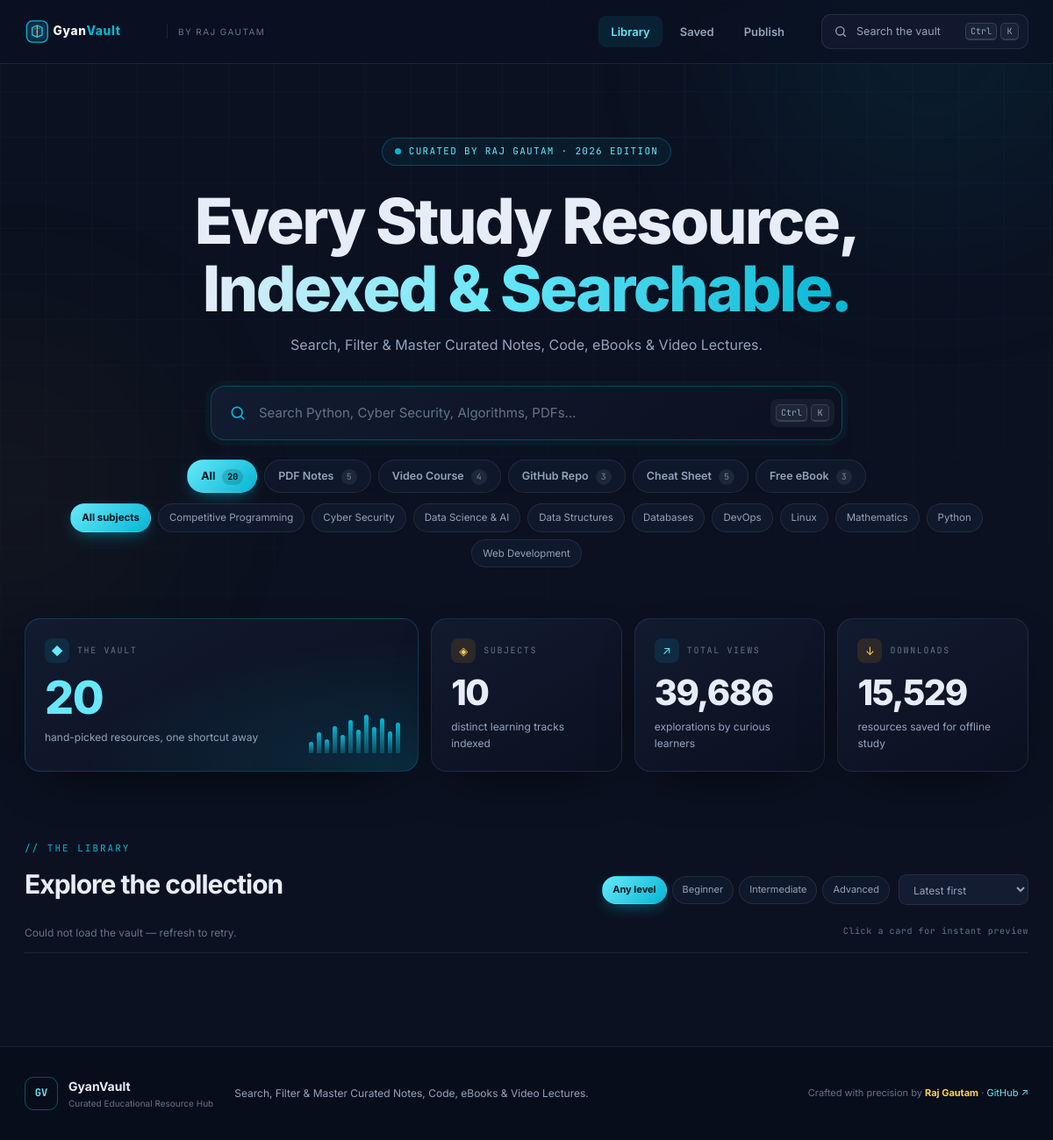
The page / on the database its author committed.
### tables this page shows
CREATE TABLE resources (
    id          INTEGER PRIMARY KEY AUTOINCREMENT,
    title       TEXT NOT NULL UNIQUE,
    category    TEXT NOT NULL,
    format      TEXT NOT NULL,
    description TEXT NOT NULL DEFAULT '',
    image_url   TEXT NOT NULL DEFAULT '',
    resource_url TEXT NOT NULL DEFAULT '',
    difficulty  TEXT NOT NULL DEFAULT 'Beginner',
    tags        TEXT NOT NULL DEFAULT '',
    views       INTEGER NOT NULL DEFAULT 0,
    downloads   INTEGER NOT NULL DEFAULT 0,
    created_at  TEXT NOT NULL DEFAULT CURRENT_TIMESTAMP
);

CREATE TABLE categories (
    id   INTEGER PRIMARY KEY AUTOINCREMENT,
    name TEXT NOT NULL UNIQUE,
    slug TEXT NOT NULL UNIQUE,
    icon TEXT NOT NULL DEFAULT 'book'
);

### routes/library_routes.py (the view)
@library_bp.route("/")
def home():
    stats, category_count, categories, format_counts = _overview()
    return render_template(
        "index.html",
        stats=stats,
        category_count=category_count,
        categories=categories,
        format_counts=format_counts,
        formats=FORMATS,
        difficulties=DIFFICULTIES,
        saved_only=False,
    )

### database/__init__.py (called while the page is built)
def connect() -> sqlite3.Connection:
    DB_PATH.parent.mkdir(parents=True, exist_ok=True)
    conn = sqlite3.connect(DB_PATH)
    conn.row_factory = sqlite3.Row
    conn.execute("PRAGMA foreign_keys = ON")
    return conn

### routes/library_routes.py (called while the page is built)
def _overview():
    conn = connect()
    try:
        stats = conn.execute(
            """
            SELECT COUNT(*)                       AS total,
                   COALESCE(SUM(views), 0)        AS views,
                   COALESCE(SUM(downloads), 0)    AS downloads
            FROM resources
            """
        ).fetchone()
        category_count = conn.execute(
            "SELECT COUNT(DISTINCT category) AS n FROM resources"
        ).fetchone()["n"]
        categories = conn.execute(
            "SELECT name, slug, icon FROM categories ORDER BY name"
        ).fetchall()
        format_counts = {
            row["format"]: row["n"]
            for row in conn.execute(
                "SELECT format, COUNT(*) AS n FROM resources GROUP BY format"
            ).fetchall()
        }
    finally:
        conn.close()
    return stats, category_count, categories, format_counts

### templates/index.html (shortened to what this page needs)
{% extends "base.html" %}
{% block content %}
<section class="hero">
  <div class="hero__eyebrow"><span class="pulse-dot"></span> Curated by Raj Gautam · 2026 Edition</div>
  <h1 class="hero__title">Every Study Resource,<br><span class="gradient-text">Indexed &amp; Searchable.</span></h1>
  <p class="hero__lede">Search, Filter &amp; Master Curated Notes, Code, eBooks &amp; Video Lectures.</p>
  <div class="searchbox">
    <svg viewBox="0 0 24 24" aria-hidden="true"><circle cx="11" cy="11" r="7"/><path d="m20 20-3.5-3.5"/></svg>
    <input id="searchInput" type="search" autocomplete="off" spellcheck="false"
           placeholder="Search Python, Cyber Security, Algorithms, PDFs…"
           aria-label="Search resources">
    <button class="searchbox__shortcut" id="searchShortcut" type="button" aria-label="Open command palette"><kbd>Ctrl</kbd><kbd>K</kbd></button>
  </div>
  <div class="chips" id="formatChips" aria-label="Filter by format">
    <button class="chip is-active" type="button" data-format="">All <span>{{ stats['total'] }}</span></button>
    {% for fmt in formats %}
      <button class="chip" type="button" data-format="{{ fmt }}">{{ fmt }} <span>{{ format_counts.get(fmt, 0) }}</span></button>
    {% endfor %}
  </div>
  <div class="subjects" id="categoryChips" aria-label="Filter by subject">
    <button class="subject-chip is-active" type="button" data-category="">All subjects</button>
    {% for category in categories %}
      <button class="subject-chip" type="button" data-category="{{ category['name'] }}">{{ category['name'] }}</button>
    {% endfor %}
  </div>
</section>
<section class="bento" aria-label="Vault statistics">
  <article class="bento-card bento-card--feature">
    <div class="bento-card__top"><span class="bento-icon">◆</span><span class="bento-label">THE VAULT</span></div>
    <div class="bento-card__value" id="statTotal">{{ stats['total'] }}</div>
    <div class="bento-card__caption">hand-picked resources, one shortcut away</div>
    <div class="bars" aria-hidden="true"><i></i><i></i><i></i><i></i><i></i><i></i><i></i><i></i><i></i><i></i><i></i><i></i></div>
  </article>
  <article class="bento-card">
    <div class="bento-card__top"><span class="bento-icon bento-icon--amber">◈</span><span class="bento-label">SUBJECTS</span></div>
    <div class="bento-card__value">{{ category_count }}</div>
    <div class="bento-card__caption">distinct learning tracks indexed</div>
  </article>
  <article class="bento-card">
    <div class="bento-card__top"><span class="bento-icon">↗</span><span class="bento-label">TOTAL VIEWS</span></div>
    <div class="bento-card__value" id="statViews">{{ '{:,}'.format(stats['views']) }}</div>
    <div class="bento-card__caption">explorations by curious learners</div>
  </article>
  <article class="bento-card">
    <div class="bento-card__top"><span class="bento-icon bento-icon--amber">↓</span><span class="bento-label">DOWNLOADS</span></div>
    <div class="bento-card__value" id="statDownloads">{{ '{:,}'.format(stats['downloads']) }}</div>
    <div class="bento-card__caption">resources saved for offline study</div>
  </article>
</section>
<section class="library">
  <div class="section-head">
    <div>
      <span class="section-kicker">// THE LIBRARY</span>
      <h2 class="section-title">{% if saved_only %}Your saved vault{% else %}Explore the collection{% endif %}</h2>
    </div>
    <div class="section-tools">
      <div class="difficulty-filter" id="difficultyFilter" aria-label="Filter by difficulty">
        <button class="mini-chip is-active" type="button" data-difficulty="">Any level</button>
        <button class="mini-chip" type="button" data-difficulty="Beginner">Beginner</button>
        <button class="mini-chip" type="button" data-difficulty="Intermediate">Intermediate</button>
        <button class="mini-chip" type="button" data-difficulty="Advanced">Advanced</button>
      </div>
      <label class="sort-select">
        <select id="sortSelect">
          <option value="latest">Latest first</option>
        </select>
      </label>
    </div>
  </div>
  <div class="results-meta"><span id="resultCount">Loading the vault…</span><span class="results-meta__hint">Click a card for instant preview</span></div>
</section>
{% endblock %}

### templates/base.html (shortened to what this page needs)
<!doctype html>
<html lang="en">
<head>
  <link rel="stylesheet" href="{{ url_for('static', filename='css/gyanvault.css') }}">
</head>
<body data-saved-only="{{ 'true' if saved_only else 'false' }}">
  <div class="ambient ambient--cyan" aria-hidden="true"></div>
  <div class="ambient ambient--amber" aria-hidden="true"></div>
  <header class="topbar">
    <div class="topbar__inner">
      <a class="brand" href="{{ url_for('library.home') }}" aria-label="GyanVault home">
        <img src="{{ url_for('static', filename='assets/logo-gyanvault.svg') }}" alt="GyanVault" width="150" height="31">
        <span class="brand__caption">by Raj Gautam</span>
      </a>
      <nav class="topnav" aria-label="Primary">
        <a class="topnav__link {% if request.path == '/' %}is-active{% endif %}" href="{{ url_for('library.home') }}">Library</a>
        <a class="topnav__link {% if request.path == '/saved' %}is-active{% endif %}" href="{{ url_for('library.saved') }}">Saved</a>
        <a class="topnav__link {% if request.path == '/add' %}is-active{% endif %}" href="{{ url_for('library.add_resource') }}">Publish</a>
      </nav>
      <button class="cmdk-trigger" id="cmdkTrigger" type="button" aria-label="Open command search">
        <svg viewBox="0 0 24 24" aria-hidden="true"><circle cx="11" cy="11" r="7"/><path d="m20 20-3.5-3.5"/></svg>
        <span>Search the vault</span>
        <span class="keys"><kbd>Ctrl</kbd><kbd>K</kbd></span>
      </button>
    </div>
  </header>
  <main>{% block content %}{% endblock %}</main>
  <footer class="footer">
    <div class="footer__inner">
      <div class="footer__brand">
        <span class="footer__glyph">GV</span>
        <div>
          <strong>GyanVault</strong>
          <span>Curated Educational Resource Hub</span>
        </div>
      </div>
      <p class="footer__line">Search, Filter &amp; Master Curated Notes, Code, eBooks &amp; Video Lectures.</p>
      <p class="footer__credit">Crafted with precision by <strong>Raj Gautam</strong> · <a href="https://github.com/Rg100152/GyanVault" target="_blank" rel="noopener">GitHub ↗</a></p>
    </div>
  </footer>
</body>
</html>

### rows shown on the page
resources: format "PDF Notes", get "5"
resources: format "Free eBook", get "3"
categories: name "Competitive Programming"
categories: name "Cyber Security"
categories: name "Data Science & AI"
categories: name "Data Structures"
categories: name "Databases"
categories: name "DevOps"
categories: name "Linux"
categories: name "Mathematics"
categories: name "Python"
categories: name "Web Development"

### other values the page prints
{{ stats['total'] }} "20"
{{ fmt }} "Video Course" "GitHub Repo" "Cheat Sheet"
{{ category_count }} "10"
{{ '{:,}'.format(stats['views']) }} "39,686"
{{ '{:,}'.format(stats['downloads']) }} "15,529"
